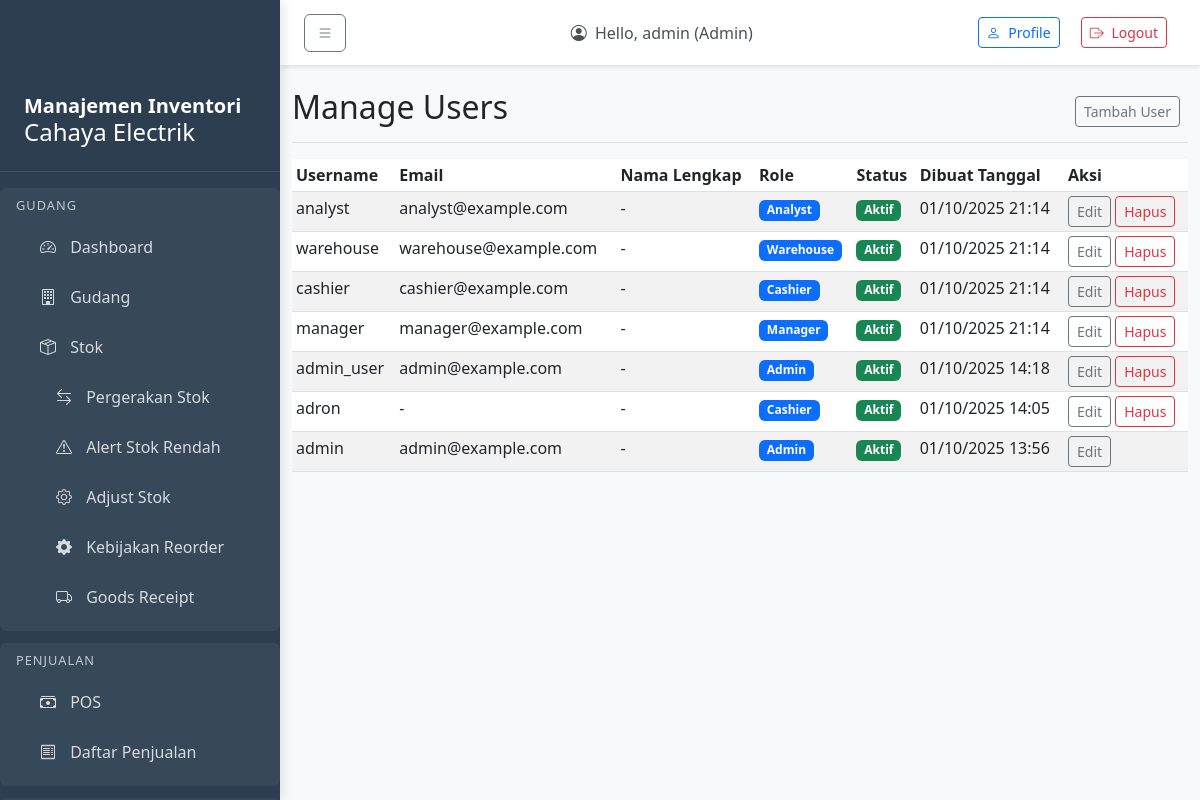
Screenshot of /accounts/users/ (signed in) with the database file from the repository.
### accounts/models.py (models this page shows, shortened)
class User(AbstractUser):
    ROLE_CHOICES = [
        ('admin', 'Admin'),
        ('manager', 'Manager'),
        ('warehouse', 'Warehouse'),
        ('cashier', 'Cashier'),
        ('analyst', 'Analyst'),
    ]
    role = models.CharField(max_length=20, choices=ROLE_CHOICES, default='cashier')
    created_at = models.DateTimeField(auto_now_add=True)
    updated_at = models.DateTimeField(auto_now=True)
    groups = models.ManyToManyField(
        'auth.Group',
        related_name='custom_user_set',
        blank=True,
    )
    user_permissions = models.ManyToManyField(
        'auth.Permission',
        related_name='custom_user_set',
        blank=True,
    )

### accounts/views.py (the view)
# urls.py: path('users/', views.user_list, name='user_list'),
@login_required
def user_list(request):
    if request.user.role != 'admin':
        raise PermissionDenied("Anda tidak memiliki akses ke fitur ini.")
    users = User.objects.all().order_by('-date_joined')
    return render(request, 'accounts/user_list.html', {'users': users})

### templates/accounts/user_list.html (shortened to what this page needs)
{% extends 'base.html' %}
{% block content %}
<div class="d-flex justify-content-between flex-wrap flex-md-nowrap align-items-center pt-3 pb-2 mb-3 border-bottom">
    <h1 class="h2">Manage Users</h1>
    <div class="btn-toolbar mb-2 mb-md-0">
        <div class="btn-group me-2">
            <a href="{% url 'accounts:user_create' %}" class="btn btn-sm btn-outline-secondary">Tambah User</a>
        </div>
    </div>
</div>
<div class="table-responsive">
    <table class="table table-striped table-sm">
        <thead>
            <tr>
                <th>Username</th>
                <th>Email</th>
                <th>Nama Lengkap</th>
                <th>Role</th>
                <th>Status</th>
                <th>Dibuat Tanggal</th>
                <th>Aksi</th>
            </tr>
        </thead>
        <tbody>
            {% for user in users %}
            <tr>
                <td>{{ user.username }}</td>
                <td>{{ user.email|default:"-" }}</td>
                <td>{{ user.get_full_name|default:"-" }}</td>
                <td>
                    <span class="badge bg-primary">{{ user.get_role_display }}</span>
                </td>
                <td>
                    {% if user.is_active %}
                        <span class="badge bg-success">Aktif</span>
                    {% else %}
                        <span class="badge bg-secondary">Tidak Aktif</span>
                    {% endif %}
                </td>
                <td>{{ user.date_joined|date:"d/m/Y H:i" }}</td>
                <td>
                    <a href="{% url 'accounts:user_update' user.id %}" class="btn btn-sm btn-outline-secondary">Edit</a>
                    {% if user != request.user %}
                        <a href="{% url 'accounts:user_delete' user.id %}" class="btn btn-sm btn-outline-danger">Hapus</a>
                    {% endif %}
                </td>
            </tr>
            {% empty %}
            <tr>
                <td colspan="7">Tidak ada users</td>
            </tr>
            {% endfor %}
        </tbody>
    </table>
</div>
{% endblock %}

### templates/base.html (shortened to what this page needs)
<!DOCTYPE html>
<html lang="en">
<head>
    <link href="https://cdn.jsdelivr.net/npm/bootstrap@5.3.0-alpha1/dist/css/bootstrap.min.css" rel="stylesheet">
    <link rel="stylesheet" href="https://cdn.jsdelivr.net/npm/bootstrap-icons@1.10.0/font/bootstrap-icons.css">
</head>
<body>
    <div class="sidebar" id="sidebar">
        <div class="sidebar-header">
            <h5></i>Manajemen Inventori</h5>
            <h4></i>Cahaya Electrik</h4>
        </div>
        {% if user.is_authenticated %}
        {% if user.role == 'warehouse' or user.role == 'manager' or user.role == 'admin' %}
            <div class="menu-section">
                <div class="menu-section-title">Gudang</div>
                <a href="{% url 'summary:dashboard' %}" class="nav-link {% if request.resolver_match.url_name == 'dashboard' %}active{% endif %}">
                    <i class="bi bi-speedometer2"></i> Dashboard
                </a>
                <a href="{% url 'inventory:warehouse_list' %}" class="nav-link {% if 'warehouse' in request.resolver_match.url_name %}active{% endif %}">
                    <i class="bi bi-building"></i> Gudang
                </a>
                <a href="{% url 'inventory:stock_list' %}" class="nav-link {% if 'stock' in request.resolver_match.url_name %}active{% endif %}">
                    <i class="bi bi-box-seam"></i> Stok
                </a>
                <a href="{% url 'inventory:stock_movement_list' %}" class="nav-link section-item {% if 'stock_movement' in request.resolver_match.url_name %}active{% endif %}">
                    <i class="bi bi-arrow-left-right"></i> Pergerakan Stok
                </a>
                <a href="{% url 'inventory:low_stock_alerts' %}" class="nav-link section-item {% if 'low_stock' in request.resolver_match.url_name %}active{% endif %}">
                    <i class="bi bi-exclamation-triangle"></i> Alert Stok Rendah
                </a>
                <a href="{% url 'inventory:stock_adjustment' %}" class="nav-link section-item {% if 'stock_adjustment' in request.resolver_match.url_name %}active{% endif %}">
                    <i class="bi bi-gear"></i> Adjust Stok
                </a>
                <a href="{% url 'inventory:reorder_policy_list' %}" class="nav-link section-item {% if 'reorder_policy' in request.resolver_match.url_name %}active{% endif %}">
                    <i class="bi bi-gear-fill"></i> Kebijakan Reorder
                </a>
                <a href="{% url 'purchases:goods_receipt_list' %}" class="nav-link section-item {% if 'goods_receipt' in request.resolver_match.url_name %}active{% endif %}">
                    <i class="bi bi-truck"></i> Goods Receipt
                </a>
            </div>
        {% endif %}
        {% if user.role == 'cashier' or user.role == 'manager' or user.role == 'admin' %}
            <div class="menu-section">
                <div class="menu-section-title">Penjualan</div>
                <a href="{% url 'sales:pos' %}" class="nav-link {% if 'pos' in request.resolver_match.url_name %}active{% endif %}">
                    <i class="bi bi-cash-stack"></i> POS
                </a>
                <a href="{% url 'sales:sale_list' %}" class="nav-link {% if 'sale' in request.resolver_match.url_name %}active{% endif %}">
                    <i class="bi bi-receipt"></i> Daftar Penjualan
                </a>
            </div>
        {% endif %}
        {% endif %}
    </div>
    <nav class="top-navbar">
        <div class="d-flex justify-content-between align-items-center">
            <button class="btn btn-outline-secondary me-3" id="sidebarToggle">
                <i class="bi bi-list"></i>
            </button>
            <div class="navbar-text text-dark me-3">
                <i class="bi bi-person-circle me-1"></i>
                Hello, {{ user.username }} ({{ user.get_role_display }})
            </div>
            <div>
                <a class="btn btn-outline-primary btn-sm me-2" href="{% url 'accounts:profile' %}">
                    <i class="bi bi-person me-1"></i> Profile
                </a>
                <a class="btn  btn-sm">
                    <form action="{% url 'accounts:logout' %}" method="post">
                        <button  class="btn btn-outline-danger btn-sm" type="submit">
                            <i class="bi bi-box-arrow-right me-1"></i> Logout
                        </button>
                    </form>
                </a>
            </div>
        </div>
    </nav>
    <div class="main-content">
        <div class="container-fluid mt-5 pt-4">
            <div class="row">
                <div class="col-12">
                    {% block content %}
                    {% endblock %}
                </div>
            </div>
        </div>
    </div>
</body>
</html>

### templates/base.html (style rules this page uses)
body { overflow-x: hidden; background-color: #f8f9fa; }
.sidebar { width: 280px; min-width: 280px; position: fixed; top: 0; left: 0; height: 100vh; z-index: 100; padding-top: 70px; background-color: #2c3e50; color: white; transition: all 0.3s; box-shadow: 3px 0 10px rgba(0,0,0,0.1); overflow-y: auto; }
.sidebar .nav-link { color: rgba(255, 255, 255, 0.8); padding: 0.75rem 1.5rem; margin: 0.125rem 0; border-radius: 0.375rem; transition: all 0.2s; }
.sidebar .nav-link i { margin-right: 10px; width: 20px; text-align: center; }
.main-content { margin-left: 280px; padding: 0; }
.top-navbar { position: fixed; top: 0; left: 280px; right: 0; z-index: 90; background-color: white; padding: 0.75rem 1.5rem; box-shadow: 0 2px 4px rgba(0,0,0,0.1); }
.top-navbar .navbar-text { color: #495057 !important; }
.sidebar-header { padding: 1.5rem 1.5rem 1rem; border-bottom: 1px solid rgba(255,255,255,0.1); margin-bottom: 1rem; }
.sidebar-header h5 { margin: 0; font-weight: 600; }
.menu-section { padding: 0.5rem 1rem; margin: 0.75rem 0; border-radius: 0.375rem; background-color: rgba(255,255,255,0.05); }
.menu-section-title { font-size: 0.8rem; text-transform: uppercase; letter-spacing: 1px; margin-bottom: 0.5rem; color: rgba(255,255,255,0.7); }
.section-item { padding-left: 2.5rem !important; }

### rows the page displays
User: username "admin", role "Admin", email "admin@example.com", get_full_name "-", is_active "Aktif", date_joined "01/10/2025 13:56"
User: username "analyst", email "analyst@example.com", get_full_name "-", role "Analyst", is_active "Aktif", date_joined "01/10/2025 21:14", shows "Hapus"
User: username "warehouse", email "warehouse@example.com", get_full_name "-", role "Warehouse", is_active "Aktif", date_joined "01/10/2025 21:14", shows "Hapus"
User: username "cashier", email "cashier@example.com", get_full_name "-", role "Cashier", is_active "Aktif", date_joined "01/10/2025 21:14", shows "Hapus"
User: username "manager", email "manager@example.com", get_full_name "-", role "Manager", is_active "Aktif", date_joined "01/10/2025 21:14", shows "Hapus"
User: username "admin_user", email "admin@example.com", get_full_name "-", role "Admin", is_active "Aktif", date_joined "01/10/2025 14:18", shows "Hapus"
User: username "adron", email "-", get_full_name "-", role "Cashier", is_active "Aktif", date_joined "01/10/2025 14:05", shows "Hapus"
